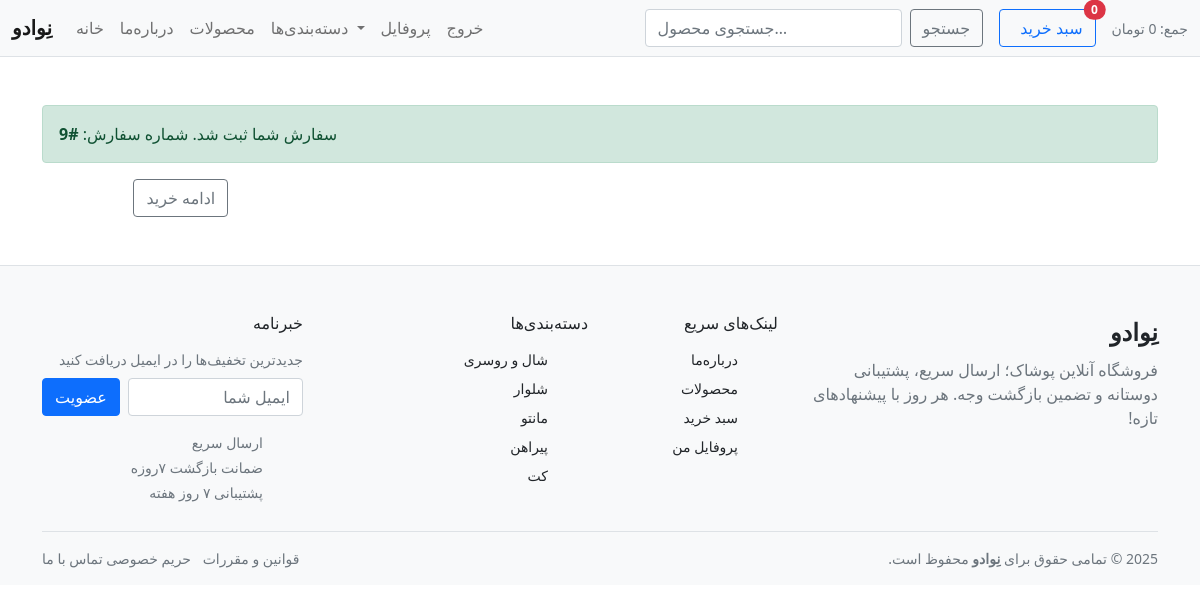
The page /orders/success/9/ (signed in) on the database its author committed.
### orders/models.py (models this page shows, shortened)
class Order(models.Model):
    class Status(models.TextChoices):
        PENDING = "pending", _("در انتظار پرداخت")
        PAID = "paid", _("پرداخت شده")
        CANCELED = "canceled", _("لغو شده")
        SHIPPED = "shipped", _("ارسال شده")
    user = models.ForeignKey(
        settings.AUTH_USER_MODEL,
        on_delete=models.SET_NULL,
        null=True,
        blank=True,
        related_name="orders",
        verbose_name=_("کاربر"),
    )
    status = models.CharField(
        _("وضعیت"), max_length=16, choices=Status.choices, default=Status.PENDING
    )
    full_name = models.CharField(_("نام و نام‌خانوادگی"), max_length=100)
    phone = models.CharField(_("تلفن"), max_length=20, blank=True)
    province = models.CharField(_("استان"), max_length=100)
    city = models.CharField(_("شهر"), max_length=100)
    address_exact = models.CharField(_("آدرس دقیق"), max_length=255)
    postal_code = models.CharField(_("کد پستی"), max_length=20, blank=True)
    note = models.TextField(_("توضیحات سفارش"), blank=True)
    subtotal = models.DecimalField(
        _("جمع جزء"), max_digits=12, decimal_places=2, default=0
    )
    shipping_cost = models.DecimalField(
        _("هزینه ارسال"), max_digits=12, decimal_places=2, default=0
    )
    total = models.DecimalField(
        _("مبلغ نهایی"), max_digits=12, decimal_places=2, default=0
    )
    created_at = models.DateTimeField(_("تاریخ ایجاد"), default=timezone.now)
    class Meta:
        ordering = ["-created_at"]
        verbose_name = _("سفارش")
        verbose_name_plural = _("سفارش‌ها")

### products/models.py (models this page shows, shortened)
class Category(models.Model):
    name = models.CharField(_("نام دسته"), max_length=100)
    slug = models.SlugField(_("اسلاگ"), unique=True, allow_unicode=True, max_length=120)
    parent = models.ForeignKey(
        "self", null=True, blank=True, related_name="children", on_delete=models.CASCADE
    )
    is_active = models.BooleanField(_("فعال"), default=True)
    class Meta:
        verbose_name = _("دسته")
        verbose_name_plural = _("دسته‌ها")
        ordering = ["name"]
        indexes = [models.Index(fields=["slug"])]
    def get_absolute_url(self):
        return reverse("products:category", args=[self.slug])

### orders/views.py (the view)
# urls.py: path("success/<int:order_id>/", views.order_success, name="success"),
@login_required
def order_success(request, order_id: int):
    if request.user.is_staff:
        order = get_object_or_404(Order, id=order_id)
    else:
        order = get_object_or_404(Order, id=order_id, user=request.user)
    return render(request, "orders/success.html", {"order": order})

### cart/cart.py (called while the page is built, shortened)
    def __iter__(self):
        ids = [int(vid) for vid in self.cart.keys()]
        variations = ProductVariation.objects.select_related(
            "product", "color", "size"
        ).filter(id__in=ids)
        vmap = {v.id: v for v in variations}

    def total_quantity(self):
        return sum(int(i["quantity"]) for i in self.cart.values())

    def total_price(self):
        total = Decimal("0")
        for row in self:
            total += row["total"]
        return total

### cart/context_processors.py (called while the page is built)
def cart_summary(request):
    cart = Cart(request)
    return {"cart_count": cart.total_quantity(), "cart_total": cart.total_price()}

### products/context_processors.py (called while the page is built)
def nav_categories(request):
    roots = (
        Category.objects.filter(is_active=True, parent__isnull=True)
        .prefetch_related(
            Prefetch(
                "children",
                queryset=Category.objects.filter(is_active=True).order_by("name"),
            )
        )
        .order_by("name")
    )
    return {"nav_categories": roots, "top_categories": roots}

### orders/templates/orders/success.html (shortened to what this page needs)
{% extends "_base.html" %}
{% load i18n %}
{% block content %}
<div class="container my-5">
  <div class="alert alert-success">
    {% trans "سفارش شما ثبت شد. شماره سفارش:" %} <strong>#{{ order.id }}</strong>
  </div>
  {% if order.status|upper == "PENDING" %}
    <div class="mb-3">
      <p class="mb-2">
        {% trans "مبلغ قابل پرداخت:" %}
        <strong>{{ order.total }}</strong>
        {% trans "ریال" %}
      </p>
      <a class="btn btn-primary" href="{% url 'payments:zarinpal_start' order.id %}">
        {% trans "پرداخت با زرین‌پال" %}
      </a>
      <a class="btn btn-outline-secondary ms-2" href="{% url 'products:list' %}">
        {% trans "ادامه خرید" %}
      </a>
    </div>
  {% else %}
    <div class="mb-3">
      <span class="badge text-bg-success">{% trans "پرداخت شده" %}</span>
      <a class="btn btn-outline-secondary ms-2" href="{% url 'products:list' %}">
        {% trans "ادامه خرید" %}
      </a>
    </div>
  {% endif %}
</div>
{% endblock %}

### templates/_footer.html (shortened to what this page needs)
{% load static i18n %}
<footer class="site-footer mt-5 pt-5 border-top bg-light">
  <div class="container">
    <div class="row g-4 mb-4">
      <div class="col-12 col-lg-4">
        <a href="{% url 'home:index' %}" class="fs-4 fw-bold text-decoration-none text-dark">نِوادو</a>
        <p class="text-muted mt-2">
          فروشگاه آنلاین پوشاک؛ ارسال سریع، پشتیبانی دوستانه و تضمین بازگشت وجه.
          هر روز با پیشنهادهای تازه!
        </p>
      </div>
      <div class="col-6 col-lg-2">
        <h6 class="fw-semibold mb-3">{% trans "لینک‌های سریع" %}</h6>
        <ul class="list-unstyled small">
          <li class="mb-2"><a class="link-dark text-decoration-none" href="{% url 'home:about' %}">{% trans "درباره‌ما" %}</a></li>
          <li class="mb-2"><a class="link-dark text-decoration-none" href="{% url 'products:list' %}">{% trans "محصولات" %}</a></li>
          <li class="mb-2"><a class="link-dark text-decoration-none" href="{% url 'cart:detail' %}">{% trans "سبد خرید" %}</a></li>
          {% if request.user.is_authenticated %}
            <li class="mb-2"><a class="link-dark text-decoration-none" href="{% url 'accounts:profile' %}">{% trans "پروفایل من" %}</a></li>
          {% else %}
            <li class="mb-2"><a class="link-dark text-decoration-none" href="{% url 'accounts:login' %}">{% trans "ورود" %}</a></li>
          {% endif %}
        </ul>
      </div>
      <div class="col-6 col-lg-3">
        <h6 class="fw-semibold mb-3">{% trans "دسته‌بندی‌ها" %}</h6>
        <ul class="list-unstyled small">
          {% for c in footer_categories|default:top_categories|slice:":6" %}
            <li class="mb-2">
              <a class="link-dark text-decoration-none" href="{{ c.get_absolute_url }}">{{ c.name }}</a>
            </li>
          {% empty %}
            <li class="text-muted">{% trans "به‌زودی…" %}</li>
          {% endfor %}
        </ul>
      </div>
      <div class="col-12 col-lg-3">
        <h6 class="fw-semibold mb-3">{% trans "خبرنامه" %}</h6>
        <p class="text-muted small mb-2">{% trans "جدیدترین تخفیف‌ها را در ایمیل دریافت کنید" %}</p>
        <form class="d-flex gap-2" method="post" action="#">
          <input type="email" class="form-control" placeholder="{% trans 'ایمیل شما' %}" required />
          <button class="btn btn-primary">{% trans "عضویت" %}</button>
        </form>
        <ul class="list-unstyled small mt-3 mb-0 text-muted">
          <li class="mb-1"> {% trans "ارسال سریع" %}</li>
          <li class="mb-1"> {% trans "ضمانت بازگشت ۷روزه" %}</li>
          <li class="mb-1"> {% trans "پشتیبانی ۷ روز هفته" %}</li>
        </ul>
      </div>
    </div>
    <div class="d-flex flex-column flex-md-row gap-2 justify-content-between align-items-center py-3 border-top">
      <div class="small text-muted">
        <span id="ft-year"></span>
        © تمامی حقوق برای <strong>نِوادو</strong> محفوظ است.
      </div>
      <ul class="list-inline small mb-0">
        <li class="list-inline-item"><a class="link-secondary text-decoration-none" href="#">{% trans "قوانین و مقررات" %}</a></li>
        <li class="list-inline-item"><a class="link-secondary text-decoration-none" href="#">{% trans "حریم خصوصی" %}</a></li>
        <li class="list-inline-item"><a class="link-secondary text-decoration-none" href="#">{% trans "تماس با ما" %}</a></li>
      </ul>
    </div>
  </div>
</footer>

### templates/_base.html (style rules this page uses)
.site-footer { direction: rtl; }

### rows shown on the page
Order: id "9"
Category: name "شال و روسری"
Category: name "شلوار"
Category: name "مانتو"
Category: name "پیراهن"
Category: name "کت"

### other values the page prints
{{ cart_count|default:"0" }} "0"
